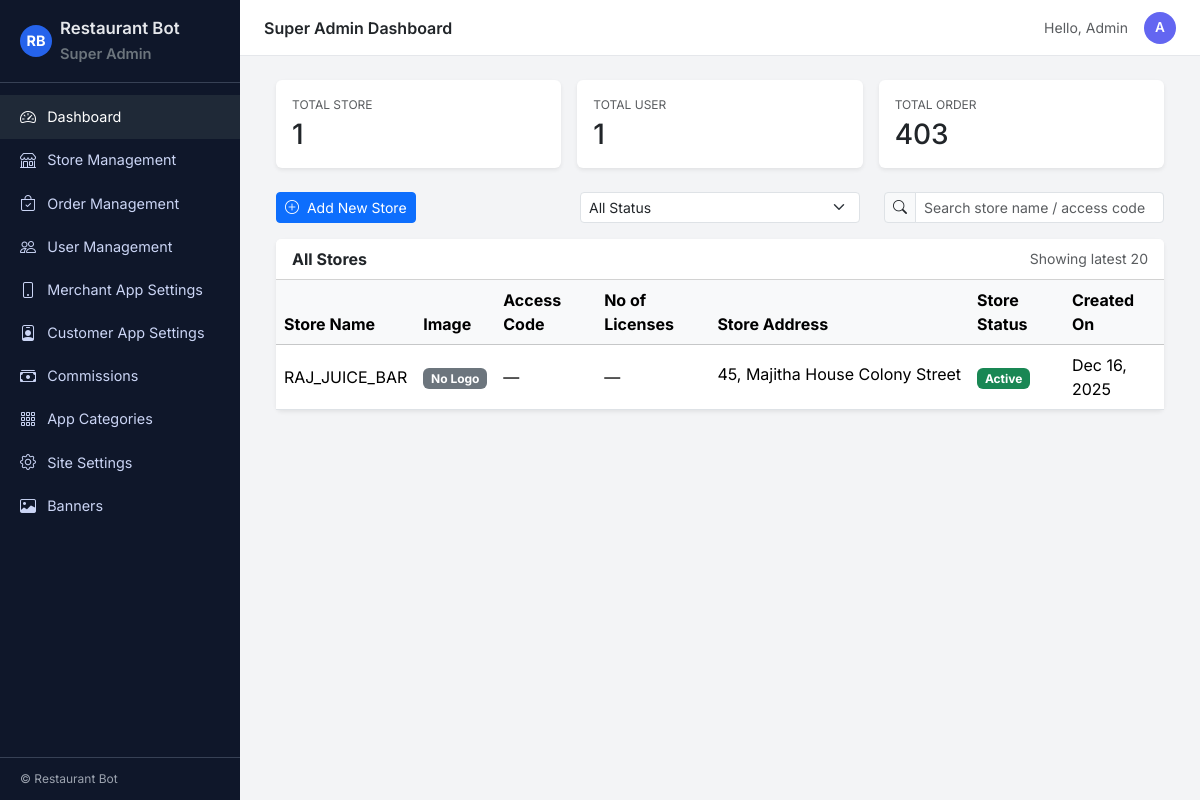
Screenshot of /super-admin/dashboard/ with the database file from the repository.
### restaurants/models.py (models this page shows, shortened)
class Restaurant(models.Model):
    owner = models.OneToOneField(
        User,
        null=True,
        blank=True,
        on_delete=models.SET_NULL,
        related_name="owned_restaurants",
    )
    name = models.CharField(max_length=255)
    address = models.TextField(blank=True, null=True)
    phone = models.CharField(max_length=20)
    logo = models.ImageField(upload_to="restaurant_logos/", null=True, blank=True)
    is_active = models.BooleanField(default=True)
    created_at = models.DateTimeField(auto_now_add=True)
    updated_at = models.DateTimeField(auto_now=True)
    menu_json = models.FileField(
        upload_to="restaurant_menus/json/",
        null=True,
        blank=True,
        help_text="LLM-based extracted menu JSON file (from images/PDFs).",
    )
    menu_extract_status = models.CharField(
        max_length=12,
        choices=MENU_STATUS_CHOICES,
        default="idle",
    )
    menu_last_extracted_at = models.DateTimeField(null=True, blank=True)
    menu_extract_error = models.TextField(
        blank=True,
        default="",
        help_text="Error message if extraction fails",
    )
    pos_source = models.CharField(max_length=50, blank=True)
    pos_store_id = models.CharField(max_length=100, blank=True)
    pos_menu_raw = models.JSONField(
        null=True,
        blank=True,
        help_text="Latest raw menu JSON as received from external POS (full dump).",
    )
    pos_menu_last_synced_at = models.DateTimeField(null=True, blank=True)
    class Meta:
        ordering = ["name"]

### backoffice/views.py (the view)
def super_admin_dashboard(request):
    total_stores = Restaurant.objects.count()
    total_users = User.objects.count()
    total_orders = Order.objects.count()
    stores = Restaurant.objects.all()
    return render(request, "superadmin/dashboard.html",{"total_stores":total_stores,"total_users":total_users,"total_orders":total_orders,"stores":stores})

### templates/superadmin/dashboard.html (shortened to what this page needs)
{% extends "superadmin/base_superadmin.html" %}
{% block content %}
<div class="container-fluid">
  <div class="row g-3 mb-4">
    <div class="col-md-4">
      <div class="card border-0 shadow-sm">
        <div class="card-body">
          <p class="text-muted text-uppercase mb-1" style="font-size: .75rem;">Total Store</p>
          <h3 class="mb-0">{{ total_stores|default:"8" }}</h3>
        </div>
      </div>
    </div>
    <div class="col-md-4">
      <div class="card border-0 shadow-sm">
        <div class="card-body">
          <p class="text-muted text-uppercase mb-1" style="font-size: .75rem;">Total User</p>
          <h3 class="mb-0">{{ total_users|default:"396" }}</h3>
        </div>
      </div>
    </div>
    <div class="col-md-4">
      <div class="card border-0 shadow-sm">
        <div class="card-body">
          <p class="text-muted text-uppercase mb-1" style="font-size: .75rem;">Total Order</p>
          <h3 class="mb-0">{{ total_orders|default:"403" }}</h3>
        </div>
      </div>
    </div>
  </div>
  <div class="row mb-3">
    <div class="col-md-4 mb-2 mb-md-0">
      <button class="btn btn-primary btn-sm">
        <i class="bi bi-plus-circle me-1"></i> Add New Store
      </button>
    </div>
    <div class="col-md-4 mb-2 mb-md-0">
      <select class="form-select form-select-sm">
        <option selected>All Status</option>
      </select>
    </div>
    <div class="col-md-4">
      <div class="input-group input-group-sm">
        <span class="input-group-text"><i class="bi bi-search"></i></span>
        <input type="text" class="form-control" placeholder="Search store name / access code">
      </div>
    </div>
  </div>
  <div class="card border-0 shadow-sm">
    <div class="card-header bg-white d-flex justify-content-between align-items-center">
      <strong>All Stores</strong>
      <small class="text-muted">Showing latest 20</small>
    </div>
    <div class="card-body p-0">
      <div class="table-responsive">
        <table class="table mb-0 align-middle">
          <thead class="table-light">
            <tr>
              <th>Store Name</th>
              <th>Image</th>
              <th>Access Code</th>
              <th>No of Licenses</th>
              <th>Store Address</th>
              <th>Store Status</th>
              <th>Created On</th>
            </tr>
          </thead>
          <tbody>
            {% if stores %}
              {% for store in stores %}
              <tr>
                <td>{{ store.name }}</td>
                <td>
                  {% if store.logo %}
                    <img src="{{ store.logo.url }}" alt="" style="width:32px;height:32px;border-radius:4px;object-fit:cover;">
                  {% else %}
                    <span class="badge bg-secondary">No Logo</span>
                  {% endif %}
                </td>
                <td>{{ store.access_code|default:"—"}}</td>
                <td>{{ store.license_count|default:"—" }}</td>
                <td style="max-width:260px;">
                  <span class="d-inline-block text-truncate" style="max-width:250px;">
                    {{ store.address|default:"—"  }}
                  </span>
                </td>
                <td>
                  {% if store.is_active %}
                    <span class="badge bg-success">Active</span>
                  {% else %}
                    <span class="badge bg-secondary">Inactive</span>
                  {% endif %}
                </td>
                <td>{{ store.created_at|date:"M j, Y" }}</td>
              </tr>
              {% endfor %}
            {% endif %}
          </tbody>
        </table>
      </div>
    </div>
  </div>
</div>
{% endblock %}

### templates/superadmin/base_superadmin.html (shortened to what this page needs)
{% load static %}
<!DOCTYPE html>
<html lang="en">
<head>
  <link href="https://cdn.jsdelivr.net/npm/bootstrap@5.3.3/dist/css/bootstrap.min.css" rel="stylesheet">
  <link rel="stylesheet" href="https://cdn.jsdelivr.net/npm/bootstrap-icons@1.11.1/font/bootstrap-icons.css">
</head>
<body>
<div class="layout">
  <aside class="sidebar">
    <div class="sidebar-brand">
      <span class="logo-circle">RB</span>
      <div>
        Restaurant Bot<br>
        <small class="text-secondary">Super Admin</small>
      </div>
    </div>
    <ul class="sidebar-nav">
      <li><a href="#" class="active"><i class="bi bi-speedometer2"></i> Dashboard</a></li>
      <li><a href="#"><i class="bi bi-shop"></i> Store Management</a></li>
      <li><a href="#"><i class="bi bi-bag-check"></i> Order Management</a></li>
      <li><a href="#"><i class="bi bi-people"></i> User Management</a></li>
      <li><a href="#"><i class="bi bi-phone"></i> Merchant App Settings</a></li>
      <li><a href="#"><i class="bi bi-person-badge"></i> Customer App Settings</a></li>
      <li><a href="#"><i class="bi bi-cash-stack"></i> Commissions</a></li>
      <li><a href="#"><i class="bi bi-grid-3x3-gap"></i> App Categories</a></li>
      <li><a href="#"><i class="bi bi-gear"></i> Site Settings</a></li>
      <li><a href="#"><i class="bi bi-image"></i> Banners</a></li>
    </ul>
    <div class="sidebar-footer">
      © {{ now|date:"Y" }} Restaurant Bot
    </div>
  </aside>
  <div class="main">
    <header class="topbar">
      <div class="fw-semibold">Super Admin Dashboard</div>
      <div class="topbar-right">
        <span class="text-muted small d-none d-md-inline">Hello, {{ request.user.username|default:"Admin" }}</span>
        <div class="avatar-circle">
          {{ request.user.username|default:"A"|first|upper }}
        </div>
      </div>
    </header>
    <main class="content-wrapper">
      {% block content %}{% endblock %}
    </main>
  </div>
</div>
</body>
</html>

### templates/superadmin/base_superadmin.html (style rules this page uses)
body { font-family: "Inter", sans-serif; background: #f3f4f6; margin: 0; }
.layout { display: flex; min-height: 100vh; }
.sidebar { width: 240px; background: #0f172a; color: #e5e7eb; display: flex; flex-direction: column; }
.sidebar-brand { padding: 1rem 1.25rem; font-weight: 600; font-size: 1.05rem; border-bottom: 1px solid rgba(148, 163, 184, 0.3); display: flex; align-items: center; gap: .5rem; }
.sidebar-brand span.logo-circle { width: 32px; height: 32px; border-radius: 999px; display: inline-flex; align-items: center; justify-content: center; background: #2563eb; font-weight: 700; font-size: .9rem; color: white; }
.sidebar-nav { list-style: none; padding: .75rem 0; margin: 0; flex: 1; }
.sidebar-nav li a { display: flex; align-items: center; gap: .7rem; padding: .6rem 1.25rem; font-size: .9rem; color: #cbd5f5; text-decoration: none; }
.sidebar-nav li a:hover, .sidebar-nav li a.active { background: #1f2937; color: #ffffff; }
.sidebar-nav i { font-size: 1rem; }
.sidebar-footer { padding: .75rem 1.25rem; border-top: 1px solid rgba(148, 163, 184, 0.3); font-size: .75rem; color: #9ca3af; }
.main { flex: 1; display: flex; flex-direction: column; }
.topbar { height: 56px; background: white; border-bottom: 1px solid #e5e7eb; display: flex; align-items: center; justify-content: space-between; padding: 0 1.5rem; }
.topbar-right { display: flex; align-items: center; gap: 1rem; }
.avatar-circle { width: 32px; height: 32px; border-radius: 999px; background: #6366f1; color: #fff; display: flex; align-items: center; justify-content: center; font-size: .85rem; font-weight: 600; }
.content-wrapper { padding: 1.5rem; }

### rows the page displays
Restaurant: name "RAJ_JUICE_BAR", logo "No Logo", access_code "—", license_count "—", address "45, Majitha House Colony Street", is_active "Active", created_at "Dec 16, 2025"

### other values shown
{{ request.user.username|default:"Admin" }} "Admin"
{{ request.user.username|default:"A"|first|upper }} "A"
{{ total_stores|default:"8" }} "1"
{{ total_users|default:"396" }} "1"
{{ total_orders|default:"403" }} "403"
